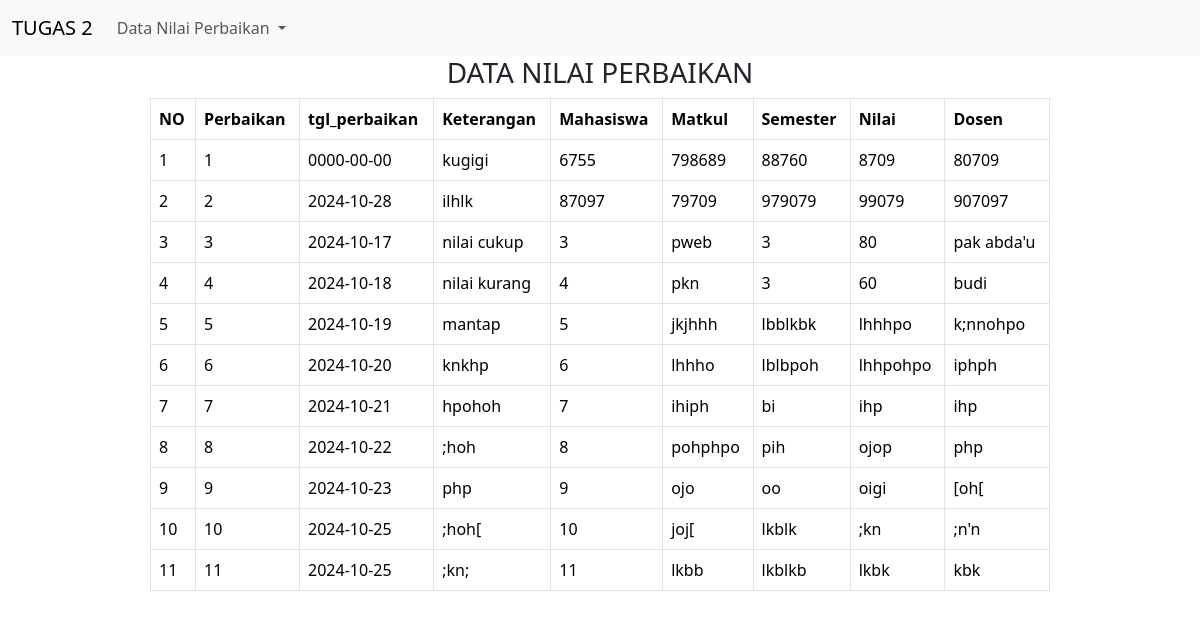
Screenshot of /tugas2/nilai_perbaikan.php with the database file from the repository.
### tables this page shows
CREATE TABLE `nilai_perbaikan` (
  `perbaikan` int(11) NOT NULL,
  `tgl_perbaikan` date NOT NULL,
  `keterangan` varchar(255) NOT NULL,
  `mahasiswa_id` int(11) NOT NULL,
  `matkul` varchar(20) NOT NULL,
  `semester` varchar(20) NOT NULL,
  `nilai` varchar(20) NOT NULL,
  `dosen` varchar(20) NOT NULL
);

### tugas2/koneksi.php (called while the page is built, shortened)
<?php
class connection{
private $servername = "localhost";
private $username = "root";
private $password = "";
private $dbname = "pwebtugas2";
public function koneksi(){
    $db = new mysqli ($this->servername, $this->username, $this->password, $this->dbname);
    return $db;
}
}
        ?>

### tugas2/nilai_perbaikan.php (the view, shortened to what this page needs)
<!DOCTYPE html>
<html>
<head>
	<link href="https://cdn.jsdelivr.net/npm/bootstrap@5.3.3/dist/css/bootstrap.min.css" rel="stylesheet">
</head>
<body>
<nav class="navbar navbar-expand-lg bg-body-tertiary">
  <div class="container-fluid">
    <a class="navbar-brand" href="#">TUGAS 2</a>
    <div class="collapse navbar-collapse" id="navbarSupportedContent">
      <ul class="navbar-nav me-auto mb-2 mb-lg-0">
        <li class="nav-item dropdown">
          <a class="nav-link dropdown-toggle" href="#" role="button" data-bs-toggle="dropdown" aria-expanded="false">
            Data Nilai Perbaikan
          </a>
        </li>
      </ul>
    </div>
  </div>
</nav>
	<h3 class= "text-center">DATA NILAI PERBAIKAN</h3>
	<table class="m-auto  table table-bordered w-75">
		<tr>
			<th>NO</th>
			<th>Perbaikan</th>
			<th>tgl_perbaikan</th>
			<th>Keterangan</th>
			<th>Mahasiswa</th>
			<th>Matkul</th>
			<th>Semester</th>
			<th>Nilai</th>
			<th>Dosen</th>
		</tr>
		<?php
		include 'koneksi.php';
		$no = 1;
		$connection = new connection();
		$data = $connection->koneksi()->query("select * from nilai_perbaikan") ;
		foreach($data as $d){
			?>
			<tr>
				<td><?php echo $no++; ?></td>
				<td><?php echo $d['perbaikan']; ?></td>
				<td><?php echo $d['tgl_perbaikan']; ?></td>
				<td><?php echo $d['keterangan']; ?></td>
                <td><?php echo $d['mahasiswa_id']; ?></td>
				<td><?php echo $d['matkul']; ?></td>
				<td><?php echo $d['semester']; ?></td>
				<td><?php echo $d['nilai']; ?></td>
				<td><?php echo $d['dosen']; ?></td>
			</tr>
			<?php
		}
		?>
	</table>
</body>
</html>

### rows the page displays
nilai_perbaikan: perbaikan "1", tgl_perbaikan "0000-00-00", keterangan "kugigi", mahasiswa "6755", matkul "798689", semester "88760", nilai "8709", dosen "80709"
nilai_perbaikan: perbaikan "2", tgl_perbaikan "2024-10-28", keterangan "ilhlk", mahasiswa "87097", matkul "79709", semester "979079", nilai "99079", dosen "907097"
nilai_perbaikan: perbaikan "3", tgl_perbaikan "2024-10-17", keterangan "nilai cukup", mahasiswa "3", matkul "pweb", semester "3", nilai "80", dosen "pak abda'u"
nilai_perbaikan: perbaikan "4", tgl_perbaikan "2024-10-18", keterangan "nilai kurang", mahasiswa "4", matkul "pkn", semester "3", nilai "60", dosen "budi"
nilai_perbaikan: perbaikan "5", tgl_perbaikan "2024-10-19", keterangan "mantap", mahasiswa "5", matkul "jkjhhh", semester "lbblkbk", nilai "lhhhpo", dosen "k;nnohpo"
nilai_perbaikan: perbaikan "6", tgl_perbaikan "2024-10-20", keterangan "knkhp", mahasiswa "6", matkul "lhhho", semester "lblbpoh", nilai "lhhpohpo", dosen "iphph"
nilai_perbaikan: perbaikan "7", tgl_perbaikan "2024-10-21", keterangan "hpohoh", mahasiswa "7", matkul "ihiph", semester "bi", nilai "ihp", dosen "ihp"
nilai_perbaikan: perbaikan "8", tgl_perbaikan "2024-10-22", keterangan ";hoh", mahasiswa "8", matkul "pohphpo", semester "pih", nilai "ojop", dosen "php"
nilai_perbaikan: perbaikan "9", tgl_perbaikan "2024-10-23", keterangan "php", mahasiswa "9", matkul "ojo", semester "oo", nilai "oigi", dosen "[oh["
nilai_perbaikan: perbaikan "10", tgl_perbaikan "2024-10-25", keterangan ";hoh[", mahasiswa "10", matkul "joj[", semester "lkblk", nilai ";kn", dosen ";n'n"
nilai_perbaikan: perbaikan "11", tgl_perbaikan "2024-10-25", keterangan ";kn;", mahasiswa "11", matkul "lkbb", semester "lkblkb", nilai "lkbk", dosen "kbk"
